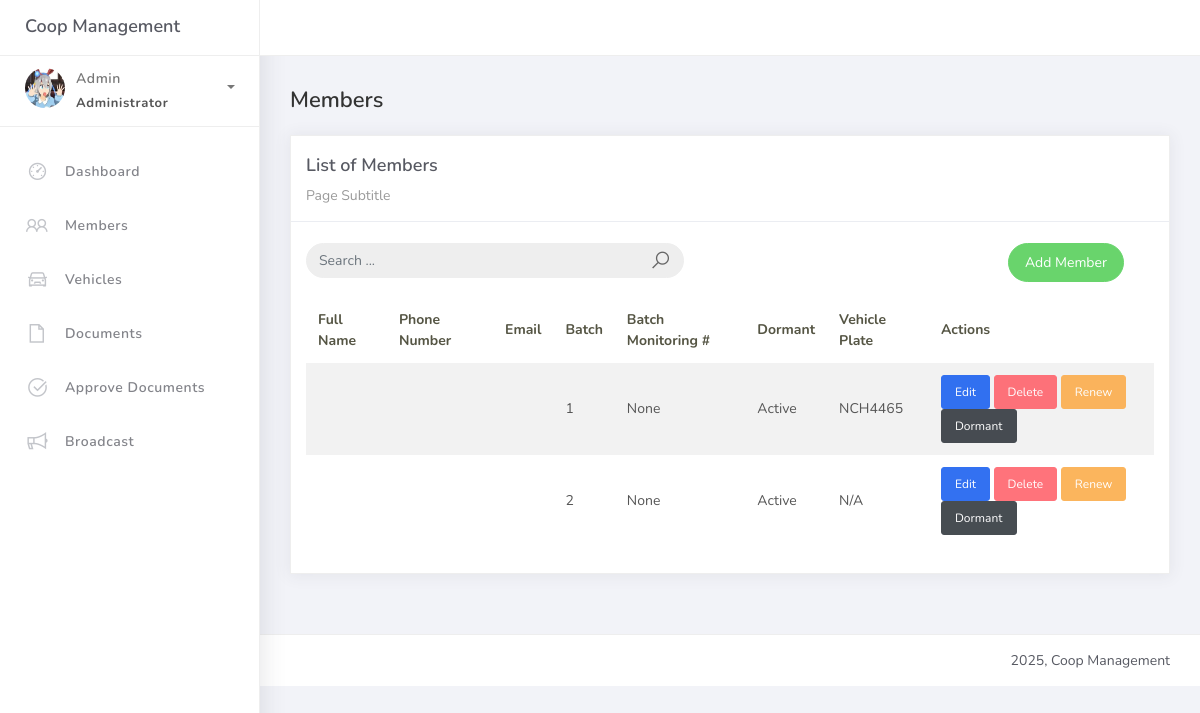
Before: /members/ (signed in) with the older database file.
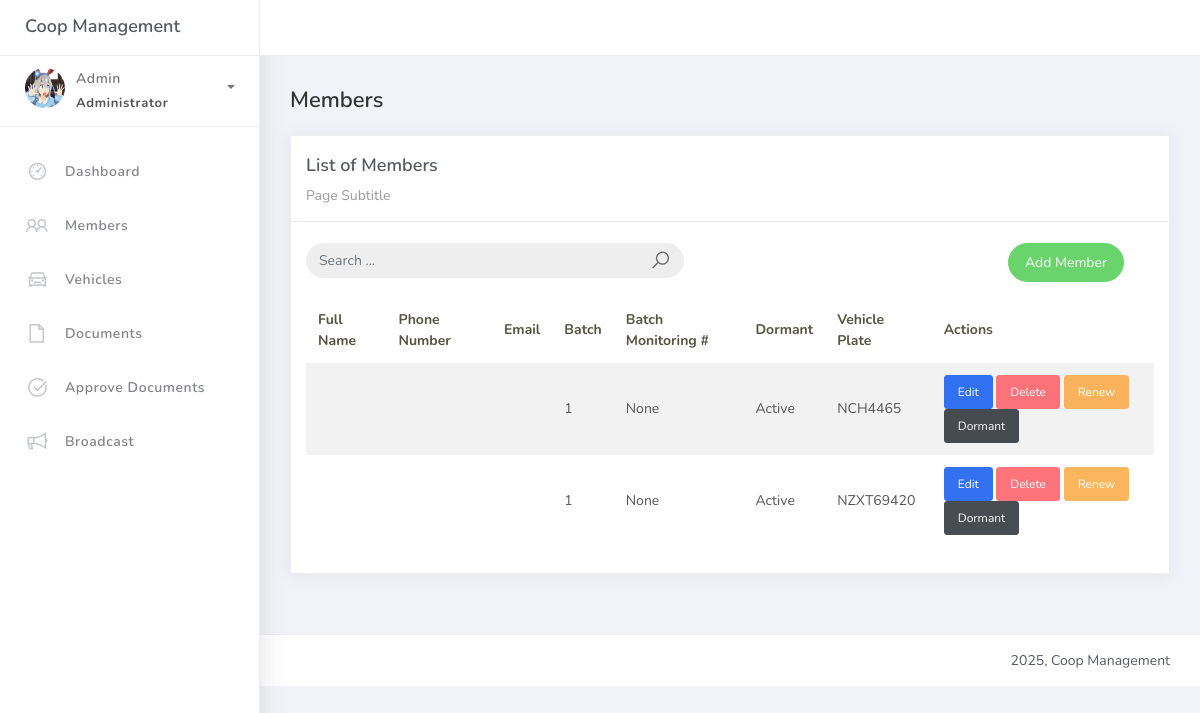
After: the same page with the newer database file.
### coop/models.py (models this page shows, shortened)
class Member(models.Model):
    full_name = models.CharField(max_length=255)
    phone_number = models.CharField(max_length=20, unique=True)
    email = models.EmailField(unique=True)
    batch = models.ForeignKey(Batch, on_delete=models.CASCADE, related_name="members")
    batch_monitoring_number = models.PositiveIntegerField()
    is_dormant = models.BooleanField(default=False)
    user_account = models.OneToOneField(User, on_delete=models.SET_NULL, null=True, blank=True, related_name="member_profile")

class Batch(models.Model):
    number = models.CharField(max_length=20, unique=True)
    created_by = models.ForeignKey(User, on_delete=models.SET_NULL, null=True, blank=True, limit_choices_to={'role': 'admin'})

class Vehicle(models.Model):
    plate_number = models.CharField(max_length=20, unique=True)
    engine_number = models.CharField(max_length=50, blank=True, null=True)
    chassis_number = models.CharField(max_length=50, blank=True, null=True)
    make_brand = models.CharField(max_length=100, blank=True, null=True)
    body_type = models.CharField(max_length=50, default="van", editable=False)
    year_model = models.PositiveIntegerField(blank=True, null=True)
    series = models.CharField(max_length=50, blank=True, null=True)
    color = models.CharField(max_length=30, blank=True, null=True)
    member = models.ForeignKey(Member, on_delete=models.SET_NULL, null=True, blank=True, related_name="vehicles")

### coop/views.py (the view, shortened to what this page needs)
# urls.py: path("members/", views.MemberListView.as_view(), name="member_list"),
@method_decorator(login_required, name='dispatch')
class MemberListView(ListView):
    model = Member
    template_name = "memberlist.html"
    context_object_name = "object_list"
    paginate_by = 10
    def get_queryset(self):
        queryset = super().get_queryset().select_related('batch').prefetch_related('vehicles')
        q = self.request.GET.get("q", "")
        return queryset
    def render_to_response(self, context, **response_kwargs):
        if self.request.headers.get('x-requested-with') == 'XMLHttpRequest':
            html = render_to_string("includes/member_table_rows.html", context)
            return JsonResponse({'html': html})
        return super().render_to_response(context, **response_kwargs)

### templates/memberlist.html (shortened to what the changed rows need)
{% extends 'base.html' %}
{% load static %}
{% block content %}
<div class="content">
    <div class="container-fluid">
        <div class="row">
            <div class="col-md-12">
                <div class="card">
                    <br />
                    <div class="card-body">
                        <table class="table table-striped">
                            <thead>
                                <tr>
                                    <th>Full Name</th>
                                    <th>Phone Number</th>
                                    <th>Email</th>
                                    <th>Batch</th>
                                    <th>Batch Monitoring #</th>
                                    <th>Dormant</th>
                                    <th>Vehicle Plate</th>
                                    <th>Actions</th>
                                </tr>
                            </thead>
                            <tbody id="member-table-body">
                                {% for member in object_list %}
                                <tr {% if member.is_dormant %}class="table-dark"{% endif %}>
                                    <td>{{ member.full_name }}</td>
                                    <td>{{ member.phone_number }}</td>
                                    <td>{{ member.email }}</td>
                                    <td>{{ member.batch.number }}</td>
                                    <td>{{ member.batch_monitoring_number }}</td>
                                    <td>{% if member.is_dormant %}Dormant{% else %}Active{% endif %}</td>
                                    <td>
                                        {% if member.vehicles.first %}
                                            {{ member.vehicles.first.plate_number }}
                                        {% else %}
                                            N/A
                                        {% endif %}
                                    </td>
                                    <td>
                                        <a href="{% url 'member_edit' member.pk %}" class="btn btn-sm btn-primary">Edit</a>
                                        <a href="{% url 'member_confirm_delete' member.pk %}" class="btn btn-sm btn-danger">Delete</a>
                                        <a href="{% url 'member_renewal_update' member.pk %}" class="btn btn-warning btn-sm">Renew</a>
                                        {% if member.is_dormant %}
                                            <a href="{% url 'member_activate' member.pk %}" class="btn btn-success btn-sm">Activate</a>
                                        {% else %}
                                            <a href="{% url 'member_dormant_toggle' member.pk %}" class="btn btn-dark btn-sm">Dormant</a>
                                        {% endif %}
                                    </td>
                                </tr>
                                {% empty %}
                                <tr>
                                    <td colspan="8">No members found.</td>
                                </tr>
                                {% endfor %}
                            </tbody>
                        </table>
                    </div>
                </div>
            </div>
        </div>
    </div>
</div>
{% endblock %}

Changed rows visible on the page:
changed Member: batch.number "2" → "1"; vehicles.first.plate_number (not shown) → "NZXT69420"; no longer shows "N/A"
